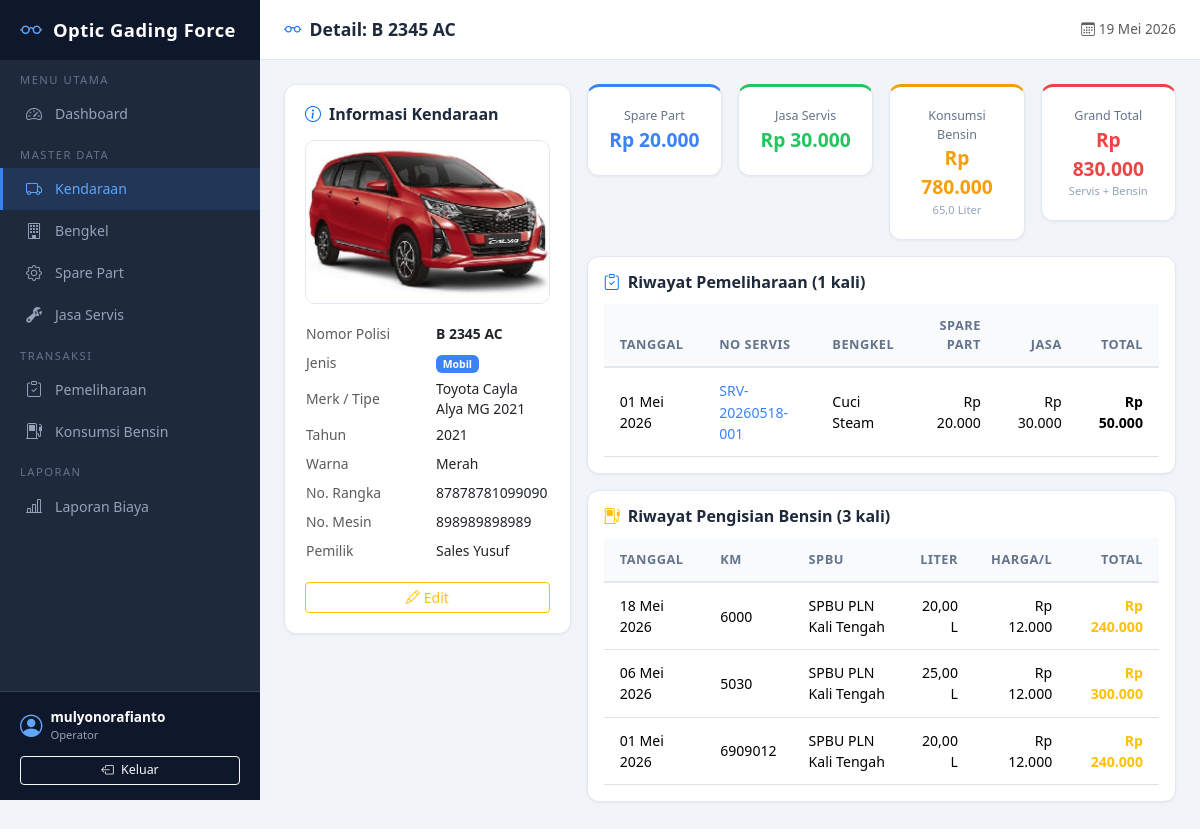
The app's page /kendaraan/1/ (signed in) with its own data.
### pemeliharaan/models.py (models this page shows, shortened)
class Kendaraan(models.Model):
    jenis = models.CharField('Jenis Kendaraan', max_length=20, choices=JENIS_KENDARAAN)
    nomor_polisi = models.CharField('Nomor Polisi', max_length=20, unique=True)
    merk = models.CharField('Merk', max_length=100)
    tipe = models.CharField('Tipe/Model', max_length=100)
    tahun_pembuatan = models.PositiveIntegerField('Tahun Pembuatan')
    warna = models.CharField('Warna', max_length=50)
    no_rangka = models.CharField('Nomor Rangka', max_length=100, blank=True, default='')
    no_mesin = models.CharField('Nomor Mesin', max_length=100, blank=True, default='')
    pemilik_pengguna = models.CharField('Pemilik/Pengguna', max_length=150)
    foto = models.ImageField('Foto Kendaraan', upload_to=kendaraan_foto_path, blank=True, null=True)
    keterangan = models.TextField('Keterangan', blank=True, default='')
    aktif = models.BooleanField('Aktif', default=True)
    tanggal_input = models.DateTimeField('Tanggal Input', auto_now_add=True)
    class Meta:
        app_label = 'pemeliharaan'
        ordering = ['nomor_polisi']
        verbose_name = 'Kendaraan'
        verbose_name_plural = 'Data Kendaraan'

class Pemeliharaan(models.Model):
    no_servis = models.CharField('No. Servis', max_length=50, unique=True)
    kendaraan = models.ForeignKey(
        Kendaraan, on_delete=models.PROTECT, verbose_name='Kendaraan'
    )
    bengkel = models.ForeignKey(
        Bengkel, on_delete=models.PROTECT, verbose_name='Bengkel'
    )
    tanggal_servis = models.DateField('Tanggal Servis')
    km_saat_servis = models.PositiveIntegerField('KM Saat Servis', blank=True, null=True)
    keterangan = models.TextField('Keterangan', blank=True, default='')
    total_biaya_sparepart = models.DecimalField(
        'Total Biaya Spare Part', max_digits=14, decimal_places=2, default=0
    )
    total_biaya_jasa = models.DecimalField(
        'Total Biaya Jasa', max_digits=14, decimal_places=2, default=0
    )
    total_biaya = models.DecimalField(
        'Total Biaya', max_digits=14, decimal_places=2, default=0
    )
    tanggal_input = models.DateTimeField('Tanggal Input', auto_now_add=True)
    tanggal_update = models.DateTimeField('Tanggal Update', auto_now=True)
    class Meta:
        ordering = ['-tanggal_servis', '-no_servis']
        verbose_name = 'Pemeliharaan'
        verbose_name_plural = 'Data Pemeliharaan'

class Bengkel(models.Model):
    nama_bengkel = models.CharField('Nama Bengkel', max_length=200)
    pemilik = models.CharField('Pemilik', max_length=150)
    alamat = models.TextField('Alamat')
    kota = models.CharField('Kota', max_length=100)
    no_telp = models.CharField('No. Telepon', max_length=20)
    jenis_kendaraan = models.CharField(
        'Jenis Kendaraan Ditangani', max_length=200,
        help_text='Pisahkan dengan koma, cth: Mobil, Motor'
    )
    keterangan = models.TextField('Keterangan', blank=True, default='')
    tanggal_input = models.DateTimeField('Tanggal Input', auto_now_add=True)
    class Meta:
        ordering = ['nama_bengkel']
        verbose_name = 'Bengkel'
        verbose_name_plural = 'Data Bengkel'

class KonsumsiBensin(models.Model):
    kendaraan = models.ForeignKey(
        Kendaraan, on_delete=models.PROTECT, verbose_name='Kendaraan'
    )
    tanggal = models.DateField('Tanggal Pengisian')
    km_pengisian = models.PositiveIntegerField('KM Saat Pengisian', blank=True, null=True)
    liter = models.DecimalField('Jumlah Liter', max_digits=6, decimal_places=2)
    harga_per_liter = models.DecimalField('Harga per Liter', max_digits=12, decimal_places=2)
    total_biaya = models.DecimalField('Total Biaya', max_digits=14, decimal_places=2, default=0)
    spbu = models.CharField('Nama SPBU', max_length=200, blank=True, default='')
    keterangan = models.TextField('Keterangan', blank=True, default='')
    tanggal_input = models.DateTimeField('Tanggal Input', auto_now_add=True)
    class Meta:
        app_label = 'pemeliharaan'
        ordering = ['-tanggal']
        verbose_name = 'Konsumsi Bensin'
        verbose_name_plural = 'Data Konsumsi Bensin'

### pemeliharaan/views.py (the view)
# urls.py: path('kendaraan/<int:pk>/', views.kendaraan_detail, name='kendaraan_detail'),
@login_required
def kendaraan_detail(request, pk):
    obj = get_object_or_404(Kendaraan, pk=pk)
    servis_list = Pemeliharaan.objects.filter(kendaraan=obj)
    bensin_list = KonsumsiBensin.objects.filter(kendaraan=obj).order_by('-tanggal') # TAMBAHKAN INI
    today = date.today()
    awal_bulan = today.replace(day=1)
    total_semua = servis_list.aggregate(t=Sum('total_biaya'))['t'] or 0
    total_bulan = servis_list.filter(tanggal_servis__gte=awal_bulan).aggregate(
        t=Sum('total_biaya')
    )['t'] or 0
    total_sp = servis_list.aggregate(t=Sum('total_biaya_sparepart'))['t'] or 0
    total_js = servis_list.aggregate(t=Sum('total_biaya_jasa'))['t'] or 0
    total_bensin = bensin_list.aggregate(t=Sum('total_biaya'))['t'] or 0
    total_liter = bensin_list.aggregate(t=Sum('liter'))['t'] or 0
    jumlah_isi = bensin_list.count()
    grand_total = total_semua + total_bensin
    context = {
        'kendaraan': obj,
        'servis_list': servis_list,
        'bensin_list': bensin_list, # TAMBAHKAN INI
        'total_semua': total_semua,
        'total_bulan': total_bulan,
        'total_sp': total_sp,
        'total_js': total_js,
        'jumlah_servis': servis_list.count(),
        'total_bensin': total_bensin, # TAMBAHKAN INI
        'total_liter': total_liter,   # TAMBAHKAN INI
        'jumlah_isi': jumlah_isi,     # TAMBAHKAN INI
        'grand_total': grand_total,   # TAMBAHKAN INI
    }
    return render(request, 'pemeliharaan/kendaraan_detail.html', context)

### pemeliharaan/templates/pemeliharaan/kendaraan_detail.html (shortened to what this page needs)
{% extends 'pemeliharaan/base.html' %}
{% load custom_filters %}
{% block nav_kendaraan %}active{% endblock %}
{% block page_title %}Detail: {{ kendaraan.nomor_polisi }}{% endblock %}
{% block content %}
<div class="row g-3 mb-4">
    <div class="col-lg-4">
        <div class="stat-card">
            <h6 style="font-weight:600; color:#1e293b; margin-bottom:16px;"><i class="bi bi-info-circle me-2 text-primary"></i>Informasi Kendaraan</h6>
            <div class="text-center mb-3">
                {% if kendaraan.foto %}
                    <img src="{{ kendaraan.foto.url }}" alt="{{ kendaraan.nomor_polisi }}" style="width: 100%; max-height: 250px; object-fit: cover; border-radius: 10px; border: 1px solid #e2e8f0;">
                {% endif %}
            </div>
            <table style="font-size:0.87rem; width: 100%;">
                <tr><td class="text-muted pe-3 py-1" width="130">Nomor Polisi</td><td class="fw-semibold">{{ kendaraan.nomor_polisi }}</td></tr>
                <tr><td class="text-muted pe-3 py-1">Jenis</td><td><span class="badge badge-{{ kendaraan.jenis }}">{{ kendaraan.get_jenis_display }}</span></td></tr>
                <tr><td class="text-muted pe-3 py-1">Merk / Tipe</td><td>{{ kendaraan.merk }} {{ kendaraan.tipe }}</td></tr>
                <tr><td class="text-muted pe-3 py-1">Tahun</td><td>{{ kendaraan.tahun_pembuatan }}</td></tr>
                <tr><td class="text-muted pe-3 py-1">Warna</td><td>{{ kendaraan.warna }}</td></tr>
                <tr><td class="text-muted pe-3 py-1">No. Rangka</td><td>{{ kendaraan.no_rangka|default:"-" }}</td></tr>
                <tr><td class="text-muted pe-3 py-1">No. Mesin</td><td>{{ kendaraan.no_mesin|default:"-" }}</td></tr>
                <tr><td class="text-muted pe-3 py-1">Pemilik</td><td>{{ kendaraan.pemilik_pengguna }}</td></tr>
            </table>
            <div class="mt-3">
                <a href="{% url 'pemeliharaan:kendaraan_update' kendaraan.pk %}" class="btn btn-sm btn-outline-warning w-100"><i class="bi bi-pencil me-1"></i>Edit</a>
            </div>
        </div>
    </div>
    <div class="col-lg-8">
        <div class="row g-3 mb-3">
            <div class="col-md-3">
                <div class="stat-card text-center" style="border-top:3px solid #3b82f6;">
                    <div style="font-size:0.78rem; color:#64748b;">Spare Part</div>
                    <div style="font-size:1.2rem; font-weight:700; color:#3b82f6;">{{ total_sp|rupiah }}</div>
                </div>
            </div>
            <div class="col-md-3">
                <div class="stat-card text-center" style="border-top:3px solid #22c55e;">
                    <div style="font-size:0.78rem; color:#64748b;">Jasa Servis</div>
                    <div style="font-size:1.2rem; font-weight:700; color:#22c55e;">{{ total_js|rupiah }}</div>
                </div>
            </div>
            <div class="col-md-3">
                <div class="stat-card text-center" style="border-top:3px solid #f59e0b;">
                    <div style="font-size:0.78rem; color:#64748b;">Konsumsi Bensin</div>
                    <div style="font-size:1.2rem; font-weight:700; color:#f59e0b;">{{ total_bensin|rupiah }}</div>
                    <div style="font-size:0.7rem; color:#94a3b8;">{{ total_liter|floatformat:1 }} Liter</div>
                </div>
            </div>
            <div class="col-md-3">
                <div class="stat-card text-center" style="border-top:3px solid #ef4444;">
                    <div style="font-size:0.78rem; color:#64748b;">Grand Total</div>
                    <div style="font-size:1.2rem; font-weight:700; color:#ef4444;">{{ grand_total|rupiah }}</div>
                    <div style="font-size:0.7rem; color:#94a3b8;">Servis + Bensin</div>
                </div>
            </div>
        </div>
        <div class="data-table p-3">
            <h6 style="font-weight:600; color:#1e293b; margin-bottom:12px;"><i class="bi bi-clipboard-check me-2 text-primary"></i>Riwayat Pemeliharaan ({{ jumlah_servis }} kali)</h6>
            {% if servis_list %}
            <div class="table-responsive">
                <table class="table table-sm">
                    <thead><tr><th>Tanggal</th><th>No Servis</th><th>Bengkel</th><th class="text-end">Spare Part</th><th class="text-end">Jasa</th><th class="text-end">Total</th></tr></thead>
                    <tbody>
                    {% for s in servis_list %}
                    <tr>
                        <td>{{ s.tanggal_servis|date:"d M Y" }}</td>
                        <td><a href="{% url 'pemeliharaan:pemeliharaan_detail' s.pk %}" style="color:#3b82f6; text-decoration:none; font-weight:500;">{{ s.no_servis }}</a></td>
                        <td>{{ s.bengkel.nama_bengkel }}</td>
                        <td class="text-end">{{ s.total_biaya_sparepart|rupiah }}</td>
                        <td class="text-end">{{ s.total_biaya_jasa|rupiah }}</td>
                        <td class="text-end fw-semibold">{{ s.total_biaya|rupiah }}</td>
                    </tr>
                    {% endfor %}
                    </tbody>
                </table>
            </div>
            {% else %}
            <p class="text-muted text-center py-3" style="font-size:0.85rem;">Belum ada riwayat pemeliharaan</p>
            {% endif %}
        </div>
        <div class="data-table p-3 mt-3">
            <h6 style="font-weight:600; color:#1e293b; margin-bottom:12px;"><i class="bi bi-fuel-pump me-2 text-warning"></i>Riwayat Pengisian Bensin ({{ jumlah_isi }} kali)</h6>
            {% if bensin_list %}
            <div class="table-responsive">
                <table class="table table-sm">
                    <thead><tr><th>Tanggal</th><th>KM</th><th>SPBU</th><th class="text-end">Liter</th><th class="text-end">Harga/L</th><th class="text-end">Total</th></tr></thead>
                    <tbody>
                    {% for b in bensin_list %}
                    <tr>
                        <td>{{ b.tanggal|date:"d M Y" }}</td>
                        <td>{{ b.km_pengisian|default:"-" }}</td>
                        <td>{{ b.spbu|default:"-" }}</td>
                        <td class="text-end">{{ b.liter|floatformat:2 }} L</td>
                        <td class="text-end">{{ b.harga_per_liter|rupiah }}</td>
                        <td class="text-end fw-semibold text-warning">{{ b.total_biaya|rupiah }}</td>
                    </tr>
                    {% endfor %}
                    </tbody>
                </table>
            </div>
            {% else %}
            <p class="text-muted text-center py-3" style="font-size:0.85rem;">Belum ada riwayat pengisian bensin</p>
            {% endif %}
        </div>
    </div>
</div>
{% endblock %}

### pemeliharaan/templates/pemeliharaan/base.html (shortened to what this page needs)
{% load custom_filters %}
<!DOCTYPE html>
<html lang="id">
<head>
    <link href="https://cdn.jsdelivr.net/npm/bootstrap@5.3.2/dist/css/bootstrap.min.css" rel="stylesheet">
    <link href="https://cdn.jsdelivr.net/npm/bootstrap-icons@1.11.3/font/bootstrap-icons.min.css" rel="stylesheet">
</head>
<body>
    <nav class="sidebar" id="sidebar">
        <div class="brand">
            <i class="bi bi-eyeglasses"></i> Optic Gading Force
        </div>
        <div class="nav-menu">
            <div class="nav-section">Menu Utama</div>
            <a href="{% url 'pemeliharaan:dashboard' %}" class="nav-link {% block nav_dashboard %}{% endblock %}">
                <i class="bi bi-speedometer2"></i> Dashboard
            </a>
            <div class="nav-section">Master Data</div>
            <a href="{% url 'pemeliharaan:kendaraan_list' %}" class="nav-link {% block nav_kendaraan %}{% endblock %}">
                <i class="bi bi-truck"></i> Kendaraan
            </a>
            <a href="{% url 'pemeliharaan:bengkel_list' %}" class="nav-link {% block nav_bengkel %}{% endblock %}">
                <i class="bi bi-building"></i> Bengkel
            </a>
            <a href="{% url 'pemeliharaan:sparepart_list' %}" class="nav-link {% block nav_sparepart %}{% endblock %}">
                <i class="bi bi-gear"></i> Spare Part
            </a>
            <a href="{% url 'pemeliharaan:jasaservis_list' %}" class="nav-link {% block nav_jasaservis %}{% endblock %}">
                <i class="bi bi-wrench-adjustable"></i> Jasa Servis
            </a>
            <div class="nav-section">Transaksi</div>
            <a href="{% url 'pemeliharaan:pemeliharaan_list' %}" class="nav-link {% block nav_pemeliharaan %}{% endblock %}">
                <i class="bi bi-clipboard-check"></i> Pemeliharaan
            </a>
            <a href="{% url 'pemeliharaan:bensin_list' %}" class="nav-link {% block nav_bensin %}{% endblock %}">
                <i class="bi bi-fuel-pump"></i> Konsumsi Bensin
            </a>
            <div class="nav-section">Laporan</div>
            <a href="{% url 'pemeliharaan:laporan' %}" class="nav-link {% block nav_laporan %}{% endblock %}">
                <i class="bi bi-bar-chart-line"></i> Laporan Biaya
            </a>
        </div>
        {% if user.is_authenticated %}
        <div class="sidebar-user">
            <div class="d-flex align-items-center text-white mb-2">
                <i class="bi bi-person-circle me-2" style="font-size:1.4rem; color:#60a5fa;"></i>
                <div>
                    <div style="font-size:0.85rem; font-weight:600;">{{ user.get_full_name|default:user.username }}</div>
                    <div style="font-size:0.7rem; color:#94a3b8;">Operator</div>
                </div>
            </div>
            <form method="post" action="{% url 'pemeliharaan:logout' %}">
                <button type="submit" class="btn btn-sm btn-outline-light w-100 mt-1" style="font-size:0.78rem;">
                    <i class="bi bi-box-arrow-left me-1"></i> Keluar
                </button>
            </form>
        </div>
        {% endif %}
    </nav>
    <div class="main-content">
        <div class="topbar">
            <span class="page-title"><i class="bi bi-eyeglasses me-2 text-primary"></i>{% block page_title %}Dashboard{% endblock %}</span>
            <div class="ms-auto d-flex align-items-center gap-3">
                <span class="text-muted d-none d-md-block" style="font-size:0.85rem;">
                    <i class="bi bi-calendar3 me-1"></i>{% now "d M Y" %}
                </span>
            </div>
        </div>
        <div class="content-area">
            {% block content %}{% endblock %}
        </div>
    </div>
</body>
</html>

### records on screen
Kendaraan: nomor_polisi "B 2345 AC", foto (picture), jenis "Mobil", merk "Toyota Cayla", tipe "Alya MG 2021", tahun_pembuatan "2021", warna "Merah", no_rangka "87878781099090", no_mesin "898989898989", pemilik_pengguna "Sales Yusuf"
Pemeliharaan: tanggal_servis "01 Mei 2026", no_servis "SRV-20260518-001", bengkel.nama_bengkel "Cuci Steam", total_biaya_sparepart|rupiah "Rp 20.000", total_biaya_jasa|rupiah "Rp 30.000", total_biaya|rupiah "Rp 50.000"
KonsumsiBensin: tanggal "18 Mei 2026", km_pengisian "6000", spbu "SPBU PLN Kali Tengah", liter "20,00", harga_per_liter|rupiah "Rp 12.000", total_biaya|rupiah "Rp 240.000"
KonsumsiBensin: tanggal "06 Mei 2026", km_pengisian "5030", spbu "SPBU PLN Kali Tengah", liter "25,00", harga_per_liter|rupiah "Rp 12.000", total_biaya|rupiah "Rp 300.000"
KonsumsiBensin: tanggal "01 Mei 2026", km_pengisian "6909012", spbu "SPBU PLN Kali Tengah", liter "20,00", harga_per_liter|rupiah "Rp 12.000", total_biaya|rupiah "Rp 240.000"

### other values on screen
{{ user.get_full_name|default:user.username }} "mulyonorafianto"
{{ total_sp|rupiah }} "Rp 20.000"
{{ total_js|rupiah }} "Rp 30.000"
{{ total_bensin|rupiah }} "Rp 780.000"
{{ total_liter|floatformat:1 }} "65,0"
{{ grand_total|rupiah }} "Rp 830.000"
{{ jumlah_servis }} "1"
{{ jumlah_isi }} "3"
